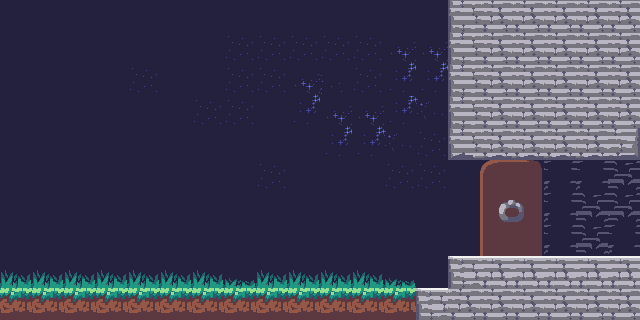

Tiled map render using the project's own tile images. Description and the whole map definition, tile-layer contents included, below:
An orthogonal 20x10 tile map with 32x32 px tiles, 1 tile layer (tiles).

<map version="1.0" tiledversion="2017.11.22" orientation="orthogonal" renderorder="right-down" width="20" height="10" tilewidth="32" tileheight="32" infinite="0" nextobjectid="1">
 <tileset firstgid="1" source="tiletest.tsx" />
 <layer name="tiles" width="20" height="10">
  <data encoding="csv">
41,41,41,41,41,41,41,41,41,41,41,41,41,41,12,13,13,13,13,13,
41,41,41,41,41,41,41,536,536,536,536,536,456,456,12,13,13,13,13,13,
41,41,41,41,536,41,41,536,536,456,457,536,496,496,12,13,13,13,13,13,
41,41,41,41,41,41,536,536,41,496,456,456,496,497,12,13,13,13,13,13,
41,41,41,41,41,41,41,41,41,41,496,496,497,536,95,96,96,96,96,97,
41,41,41,41,41,41,41,41,536,41,41,41,536,536,41,322,323,134,134,173,
41,41,41,41,41,41,41,41,41,41,41,41,41,41,41,362,363,134,173,173,
41,41,41,41,41,41,41,41,41,41,41,41,41,41,41,402,403,134,173,134,
321,321,321,321,321,321,321,401,321,321,321,321,401,41,54,55,55,55,55,55,
361,361,361,361,361,361,361,361,361,361,361,361,361,54,13,13,13,13,13,13
</data>
 </layer>
</map>
